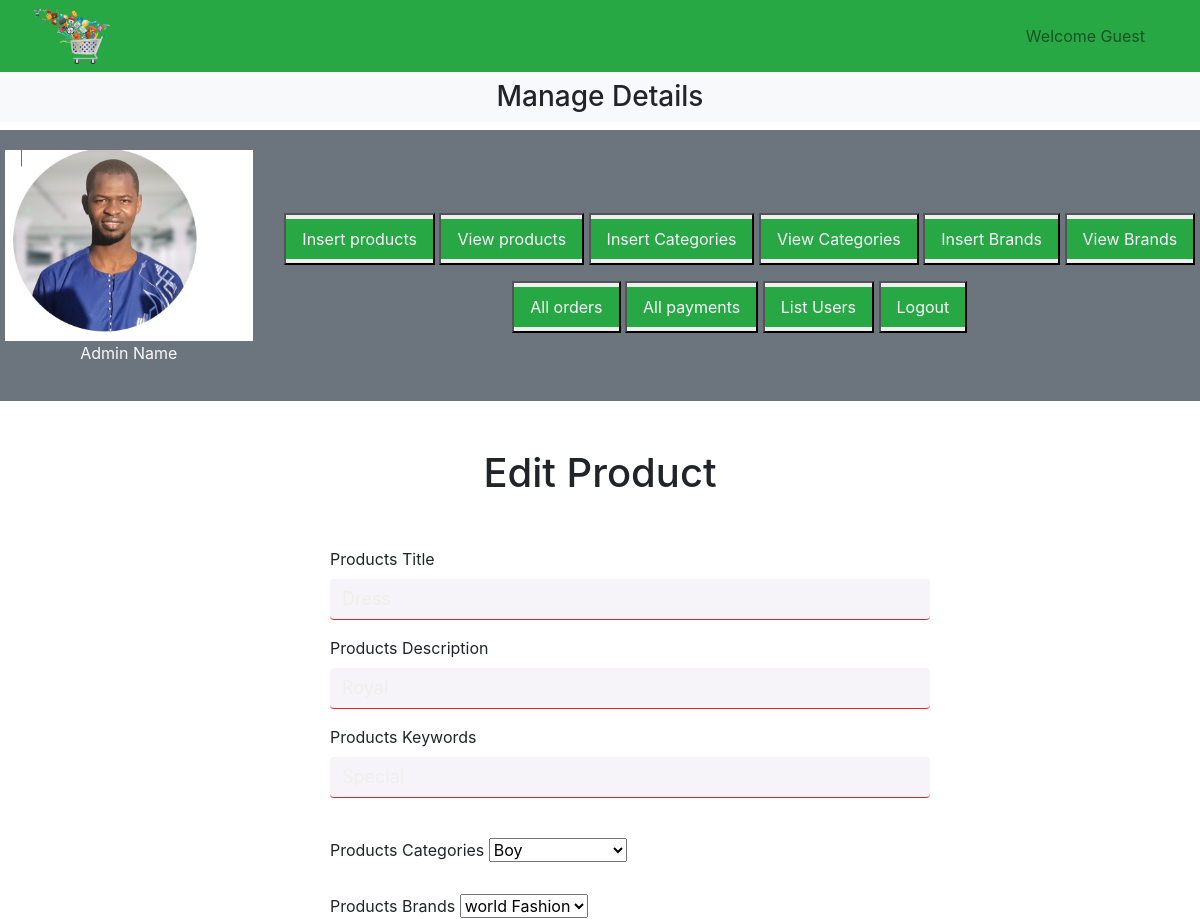
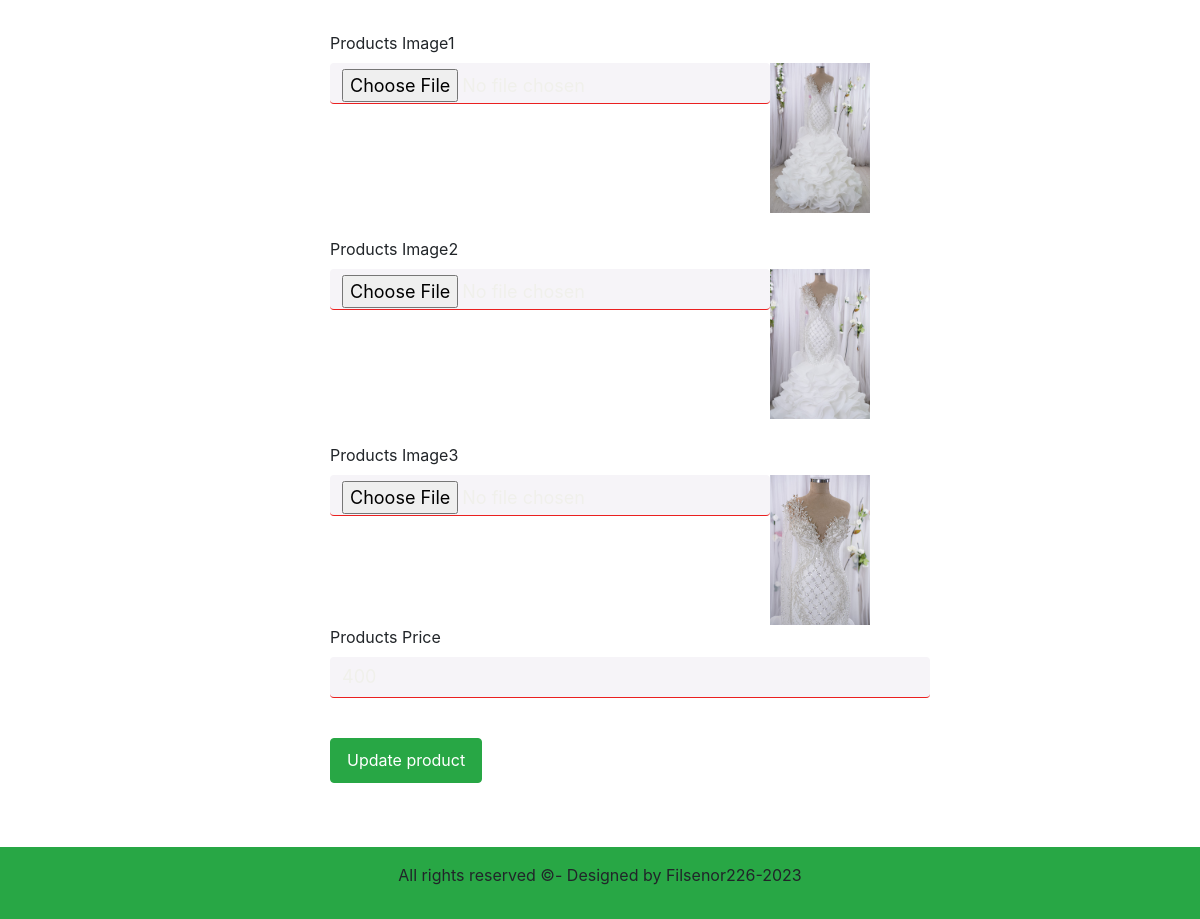
/admin-area/index.php?edit_products=18, run on the app's committed database (2 pictures, top to bottom).
### tables this page shows
CREATE TABLE `products` (
  `product_id` int(11) NOT NULL,
  `product_title` varchar(100) NOT NULL,
  `product_description` varchar(255) NOT NULL,
  `product_keywords` varchar(100) NOT NULL,
  `category_id` int(11) NOT NULL,
  `brand_id` int(11) NOT NULL,
  `product_image1` varchar(255) NOT NULL,
  `product_image2` varchar(255) NOT NULL,
  `product_image3` varchar(255) NOT NULL,
  `product_price` varchar(11) NOT NULL,
  `date` timestamp NOT NULL DEFAULT current_timestamp() ON UPDATE current_timestamp(),
  `status` varchar(100) NOT NULL
);

### admin-area/edit_products.php (the view, shortened to what this page needs)
<?php
if(isset($_GET['edit_products'])){
    $edit_id=$_GET['edit_products'];
    $get_data="Select * from `products` where product_id=$edit_id";
    $result=mysqli_query($con,$get_data);
    $row=mysqli_fetch_assoc($result);
    $product_title=$row['product_title'];
    $product_description=$row['product_description'];
    $product_keywords=$row['product_keywords'];
    $product_image1=$row['product_image1'];
    $product_image2=$row['product_image2'];
    $product_image3=$row['product_image3'];
    $product_price=$row['product_price'];
}
?>
<div class="container mt-5">
    <h1 class="text-center">Edit Product</h1>
    <form action="" method="post" enctype="multipart/form-data">
        <div class="form-outline w-50 m-auto ">
            <label for="product_title" class="form-label">Products Title</label>
            <input type="text" id="product_title" value =<?php echo $product_title?> name="product_title" class="form-control" required="required">
        </div>
        <div class="form-outline w-50 m-auto">
            <label for="product_desc" class="form-label">Products Description</label>
            <input type="text" id="product_desc" value =<?php echo $product_description?> name="product_desc" class="form-control" required="required">
        </div>
        <div class="form-outline w-50 m-auto">
            <label for="product_keywords" class="form-label">Products Keywords</label>
            <input type="text" id="product_keywords" value =<?php echo $product_keywords?> name="product_keywords" class="form-control" required="required">
        </div>
        <div class="form-outline w-50 m-auto"><br>
        <label for="products_category" class="form-label">Products Categories</label>
            <select name="products_category" class="form-select">
                <?php
$select_category_all ="Select * from `categories`";
$result_category_all=mysqli_query($con,$select_category_all);
while($row_category_all=mysqli_fetch_assoc($result_category_all)){
    $category_title=$row_category_all['category_title'];
    $category_id=$row_category_all['category_id'];
echo " <option value ='$category_id'>$category_title</option>";
};
?>
            </select>
            </div>
            <div class="form-outline w-50 m-auto"><br>
            <label for="product_brands" class="form-label">Products Brands </label>
            <select name="product_brands" class="form-select">
           <?php
$select_brand_all ="Select * from `brands`";
$result_brand_all=mysqli_query($con,$select_brand_all);
while($row_brand_all=mysqli_fetch_assoc($result_brand_all)){
    $brand_title=$row_brand_all['brand_title'];
    $brand_id=$row_brand_all['brand_id'];
echo " <option value ='$brand_id'>$brand_title</option>";
};
?>
            </select>
        </div>
        <div class="form-outline w-50 m-auto mb-4"><br>
            <label for="product_image1" class="form-label">Products Image1</label>
            <div class="d-flex">
            <input type="file" id="product_image1" name="product_image1" class="form-control" required="required">
            <img src="./product_images/<?php echo $product_image1?>" alt="" class="product_img">
            </div>
        </div>
        <div class="form-outline w-50 m-auto mb-4"><br>
            <label for="product_image2" class="form-label">Products Image2</label>
            <div class="d-flex">
            <input type="file" id="product_image2" name="product_image2" class="form-control" required="required">
            <img src="./product_images/<?php echo $product_image2?>" alt="" class="product_img">
            </div>
        </div>
        <div class="form-outline w-50 m-auto mb-4"><br>
            <label for="product_image3" class="form-label">Products Image3</label>
            <div class="d-flex">
            <input type="file" id="product_image3"  name="product_image3" class="form-control" required="required">
            <img src="./product_images/<?php echo $product_image3?>" alt="" class="product_img">
            </div>
        </div>
        <div class="form-outline w-50 m-auto">
            <label for="product_price" class="form-label">Products Price</label>
            <input type="text" id="product_price"  value =<?php echo $product_price?> name="product_price" class="form-control" required="required">
        </div>
        <div class="w-50 m-auto  md-5"><br>
            <input type="submit" name= "edit_product" value="Update product" class="btn btn-success px-3 mb-3">
        </div>
    </form>
</div>

### style.css (style rules this page uses)
* { padding: 0%; margin: 0%; box-sizing: border-box; }
form { margin-top: 50px; transition: all 4s ease-in-out; }
.form-control { width: 600px; background: rgb(246, 244, 248); border: none; outline: none ; border-bottom: 1px solid rgb(234, 32, 32); color: rgb(240, 240, 235); font-size: 18px; margin-bottom: 16px; }
input { height: 45px; }

### admin-area/index.php (style rules this page uses)
body { overflow-x:hidden; }
.product_img { width: 100px; }

### data on the page
products: product_title "Dress", product_desc "Royal", product_keywords "Special", product_image1 (picture), product_image2 (picture), product_image3 (picture), product_price "400"

### other printed values
form field products_category "Boy"
form field product_brands "world Fashion"
